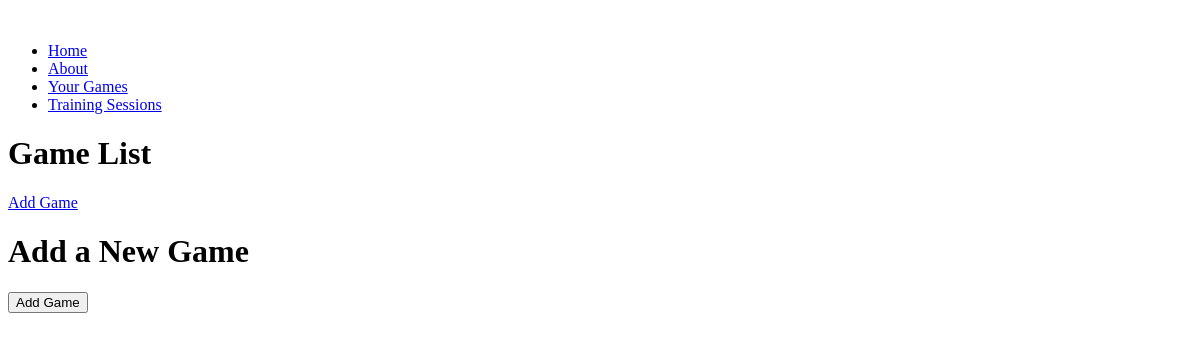
The app's page /your-games/, older data.
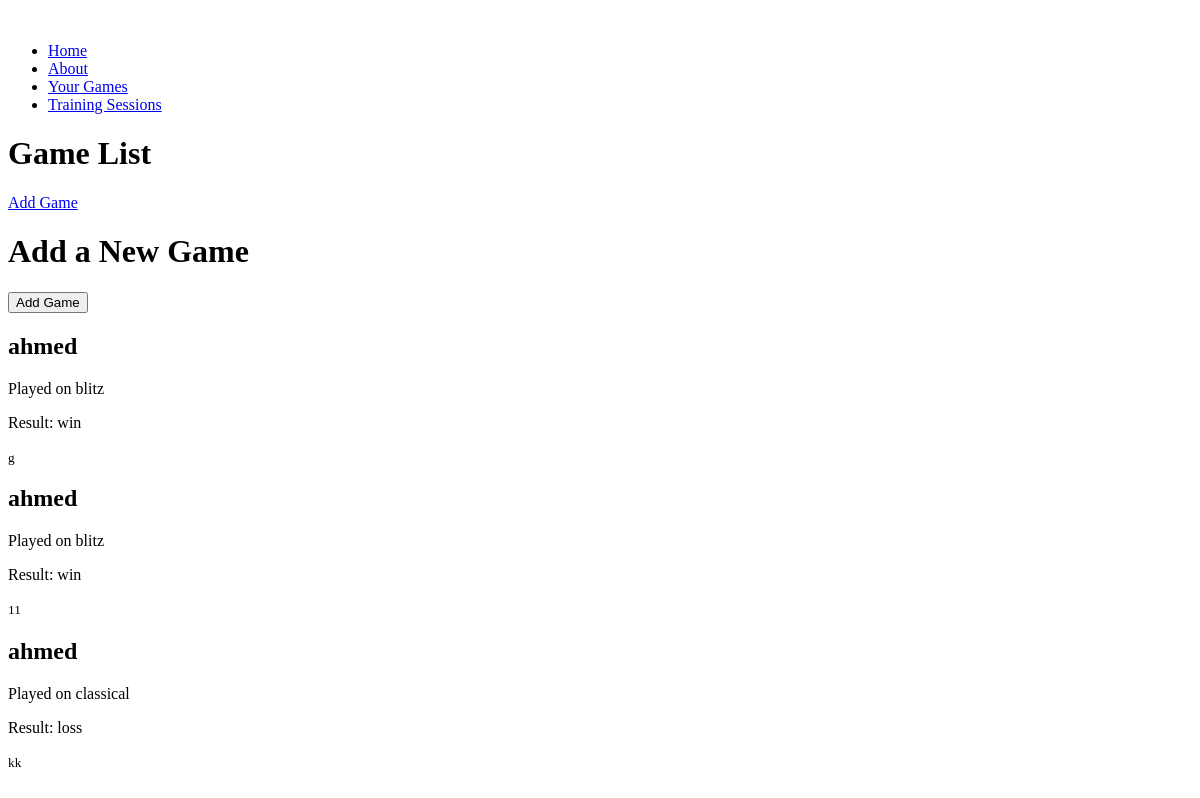
The same page, newer data.
### main_app/models.py (models this page shows)
class Game(models.Model):
    session = models.ForeignKey(TrainingSession, on_delete=models.CASCADE)
    game_date = models.DateField(auto_now_add=True)
    opponent = models.CharField(max_length=100)
    time_control = models.CharField(max_length=50, choices=[('blitz', 'Blitz'), ('rapid', 'Rapid'), ('classical', 'Classical')])
    result = models.CharField(max_length=10, choices=[('win', 'Win'), ('loss', 'Loss'), ('draw', 'Draw')])
    pgn = models.TextField()  # PGN of the game for review

### main_app/views.py (the view)
# urls.py: path('your-games/', views.game_list, name='your_games'),
def game_list(request):
    games = Game.objects.all()
    return render(request, 'add_game.html', {'games': games})

### main_app/templates/add_game.html (shortened to what this page needs)
{% extends 'base.html' %}
{% load static %}
{% block content %}
  <h1>Game List</h1>
  <a href="{% url 'add_game' %}" class="btn">Add Game</a>
    <h1>Add a New Game</h1>
    <form method="post">
      <button type="submit">Add Game</button>
    </form>
<section class="card-container">
  {% for game in games %}
    <div class="card">
      <div class="card-content">
        <h2 class="card-title">{{ game.opponent }}</h2>
        <p>Played on {{ game.time_control }}</p>
        <p>Result: {{ game.result }}</p>
        <p><small>{{ game.pgn }}</small></p>
      </div>
    </div>
  {% endfor %}
</section>
{% endblock %}

### main_app/templates/base.html (shortened to what this page needs)
<!DOCTYPE html>
<html lang="en">
  <head>
  </head>
  <body>
    <header>
      <div class="header-logo-container">
      </div>
      <nav>
        <ul>
          <li><a href="/">Home</a></li>
          <li><a href="/about">About</a></li>
          <li><a href="{% url 'your_games' %}">Your Games</a></li>
          <li><a href="/training-session">Training Sessions</a></li>
        </ul>
      </nav>
    </header>
    <main>
     {% block content %}
     {% endblock %}
     </main>
  </body>
</html>

Row changes from the older to the newer data that the page shows:
added Game: opponent "ahmed", time_control "blitz", result "win", pgn "g"
added Game: opponent "ahmed", time_control "blitz", result "win", pgn "11"
added Game: opponent "ahmed", time_control "classical", result "loss", pgn "kk"
